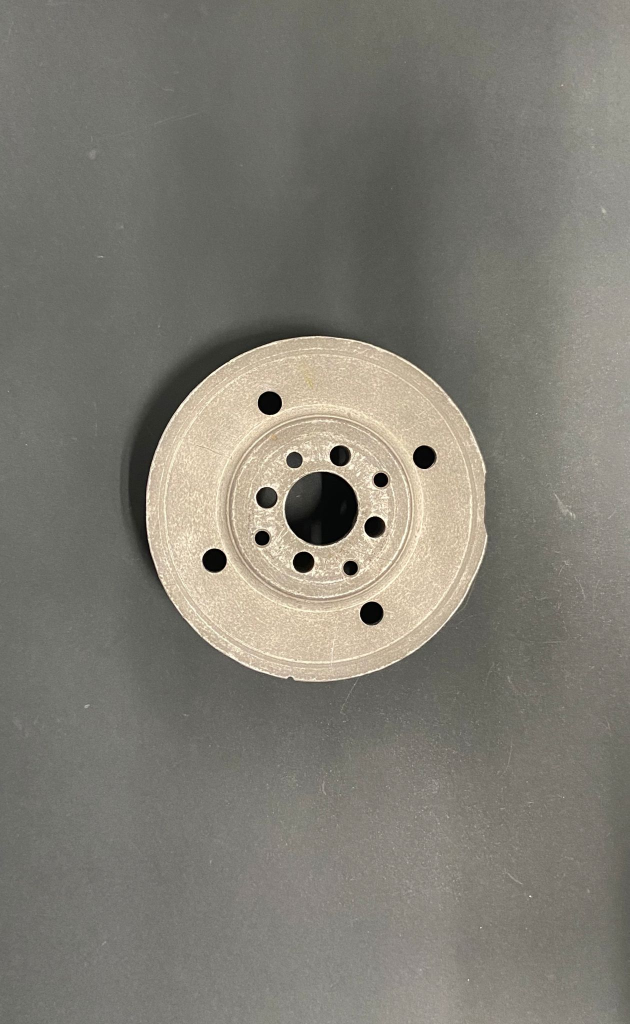
#> input picture cap.jpeg, 1259 x 2048 px, given in place of the camera (shown at 1/2 size)
$ python bordes.py
#> lines starting #> are read from the running program, lines starting #| are printed output that depends on the picture
import cv2
import numpy as np

# Inicializar la captura de video desde la cámara
cap = cv2.VideoCapture(2)  # El argumento 0 indica la cámara principal (puede variar dependiendo de tu configuración)

while True:
    # Capturar un fotograma de la cámara
    ret, frame = cap.read()
#> frame is the input picture: shape (2048, 1259, 3); mean B, G, R 115.7, 124.7, 127.5

    if not ret:
        break

    # Redimensionar el fotograma capturado
    #frame = cv2.pyrDown(frame)

    x1, y1 = 248, 130
    x2, y2 = 457, 280

    # Recortar la imagen
    imagen_recortada = frame[y1:y2, x1:x2]
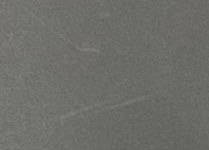
#> imagen_recortada: shape (150, 209, 3); mean B, G, R 104.1, 110, 109.3

    ret, thresh = cv2.threshold(cv2.cvtColor(imagen_recortada, cv2.COLOR_BGR2GRAY), 170, 255, 1)
#> thresh: shape (150, 209); every value is 255
    contours, hier = cv2.findContours(thresh, cv2.RETR_EXTERNAL, cv2.CHAIN_APPROX_SIMPLE)
#> contours = [[[0, 0], [0, 149], [208, 149], [208, 0]]]
    black = np.zeros_like(imagen_recortada)

    for cnt in contours:
        epsilon = 0.02 * cv2.arcLength(cnt, True)
        approx = cv2.approxPolyDP(cnt, epsilon, True)
        hull = cv2.convexHull(cnt)
        area = cv2.contourArea(cnt)
        cv2.drawContours(black, [cnt], -1, (0, 255, 0), 2)
#> this loop made 1 pass
#> (epsilon, approx, hull, area) on pass 1: (14.28, [[0, 0], [0, 149], [208, 149], [208, 0]], [[208, 0], [208, 149], [0, 149], [0, 0]], 30992)
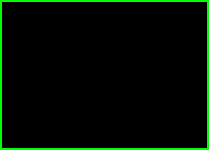
#> black: shape (150, 209, 3); mean of channels 0, 1, 2 0, 11.6, 0; drawn as B, G, R
        # cv2.drawContours(black, [approx], -1, (255, 255, 0), 2)
        # cv2.drawContours(black, [hull], -1, (0, 0, 255), 2)

    cv2.imshow("bordes", black)

    if cv2.waitKey(1) & 0xFF == 27:  # Presiona la tecla 'Esc' para salir
#> (key Esc is pressed here)
        break

cap.release()
cv2.destroyAllWindows()
